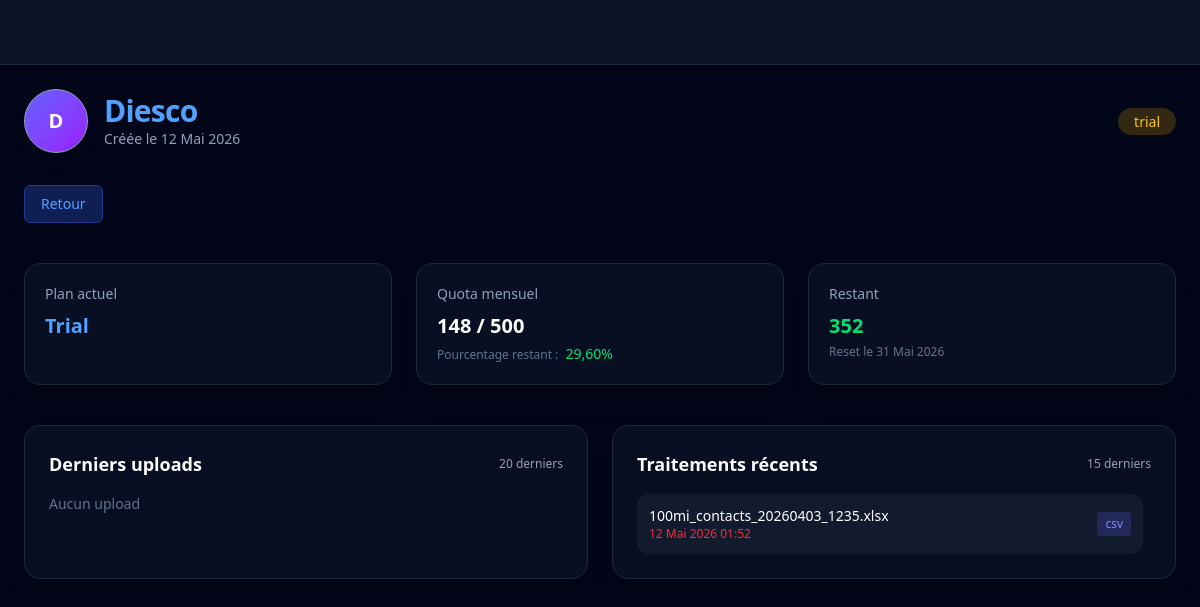
Page /dashboard/admin/company/5/ (signed in) on the earlier database version.
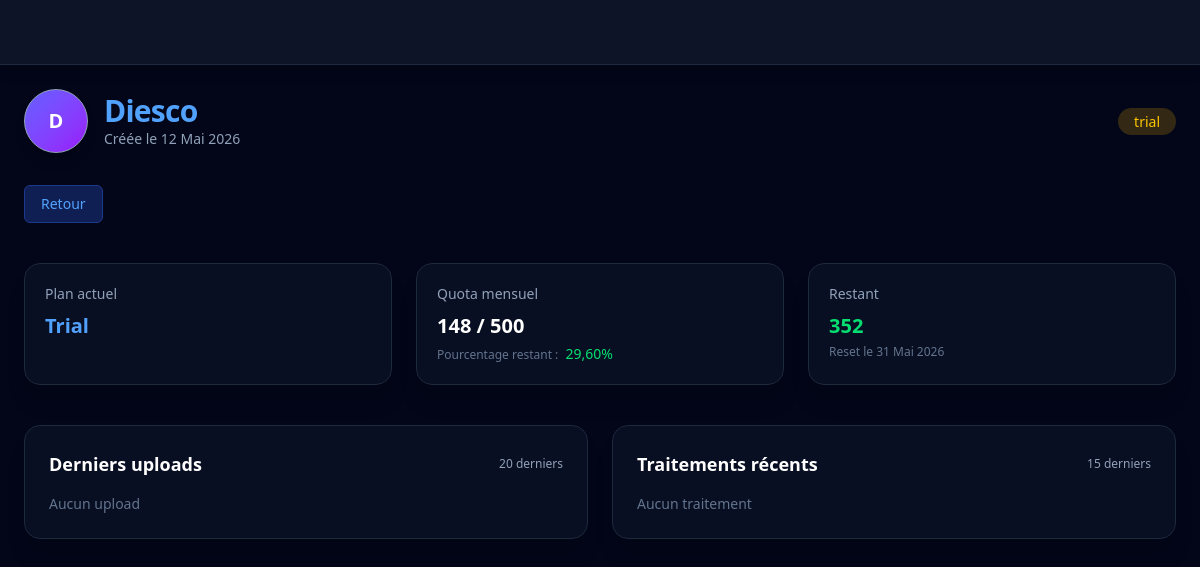
Same page on the later database version.
### apps/companies/models.py (models this page shows, shortened)
class ProcessingHistory(models.Model):
    company = models.ForeignKey(
        Company,
        on_delete=models.CASCADE,
        related_name='processings'
    )
    original_filename = models.CharField('Fichier original', max_length=255)
    rows_original = models.IntegerField('Lignes originales', default=0)
    rows_after_filter = models.IntegerField('Lignes après filtre', default=0)
    rows_valid_phones = models.IntegerField('Numéros valides', default=0)
    filters_applied = models.JSONField('Filtres appliqués', default=dict)
    created_at = models.DateTimeField(auto_now_add=True)
    expires_at = models.DateTimeField()
    export_file = models.FileField(
        'Fichier export',
        upload_to=company_export_path,
        null=True,
        blank=True
    )
    export_format = models.CharField('Format export', max_length=10, null=True, blank=True)
    upload = models.OneToOneField(
        UploadedFile,
        on_delete=models.CASCADE,
        related_name='processing_history',
        null=True,
        blank=True
    )
    class Meta:
        verbose_name = 'Historique traitement'
        verbose_name_plural = 'Historiques traitements'

### apps/dashboard/views.py (the view)
# urls.py: path('admin/company/<int:company_id>/', views.company_detail, name='company_detail'),
@login_required
@admin_required
def company_detail(request, company_id):
    company = get_object_or_404(Company, pk=company_id)
    uploads = company.uploads.select_related().order_by('-created_at')[:20]
    processings = company.processings.select_related().order_by('-created_at')[:15]
    pourcent_quota_left = min(100, (company.contacts_used_this_month / company.monthly_quota * 100) if company.monthly_quota else 0)
    context = {
        'company': company,
        'uploads': uploads,
        'processings': processings,
        'pourcent_quota_left': pourcent_quota_left,
    }
    return render(request, 'dashboard/company_detail.html', context)

### apps/companies/models.py (called while the page is built)
    @property
    def quota_remaining(self):
        return max(0, self.monthly_quota - self.contacts_used_this_month)

### templates/dashboard/company_detail.html (shortened to what the changed rows need)
{% extends "base.html" %}
{% block content %}
<div class="min-h-screen bg-slate-950 text-white p-6">
    <div class="flex flex-col md:flex-row md:items-center md:justify-between mb-8 gap-4">
        <div class="flex items-center gap-4">
            <div>
                <h1 class="text-2xl md:text-3xl text-blue-400 font-bold tracking-tight">{{ company.name }}</h1>
            </div>
        </div>
    </div>
    <div class="grid grid-cols-1 md:grid-cols-3 gap-6 mb-10">
        <div class="bg-slate-900/60 backdrop-blur-xl p-5 rounded-2xl border border-slate-800 shadow-xl">
            <h2 class="text-xl text-blue-400 font-semibold mt-2">
                {{ company.current_plan.name|default:"Aucun plan" }}
            </h2>
        </div>
        <div class="bg-slate-900/60 backdrop-blur-xl p-5 rounded-2xl border border-slate-800 shadow-xl">
            <h2 class="text-xl font-semibold mt-2">
                {{ company.contacts_used_this_month }} / {{ company.monthly_quota }}
            </h2>
        </div>
        <div class="bg-slate-900/60 backdrop-blur-xl p-5 rounded-2xl border border-slate-800 shadow-xl">
            <h2 class="text-xl font-semibold mt-2 text-green-400">
                {{ company.quota_remaining }}
            </h2>
        </div>
    </div>
    <div class="grid grid-cols-1 lg:grid-cols-2 gap-6">
        <div class="bg-slate-900/60 backdrop-blur-xl p-6 rounded-2xl border border-slate-800 shadow-xl">
            <div class="space-y-3 max-h-[400px] overflow-y-auto pr-2">
                {% for process in processings %}
                    <div class="p-3 rounded-xl bg-slate-800/50 hover:bg-slate-800 transition flex justify-between items-center">
                        <div>
                            <p class="text-sm font-medium">
                                {{ process.original_filename|default:"Traitement" }}
                            </p>
                            <p class="text-xs text-slate-400">
                             <span class="text-red-500">{{ process.expires_at|date:"d M Y H:i" }}</span>
                            </p>
                        </div>
                        <span class="
                            text-xs px-2 py-1 rounded
                            {% if process.export_format == 'csv' %} bg-indigo-500/20 text-indigo-400
                            {% elif process.export_format == 'xlsx' %} bg-emerald-500/20 text-emerald-400
                            {% else %} bg-yellow-500/20 text-yellow-400 {% endif %}
                        ">
                            {{ process.export_format }}
                        </span>
                    </div>
                {% empty %}
                    <p class="text-slate-500 text-sm">Aucun traitement</p>
                {% endfor %}
            </div>
        </div>
    </div>
</div>
{% endblock %}

Differences in the rows shown:
removed ProcessingHistory: original_filename "100mi_contacts_20260403_1235.xlsx", expires_at "12 Mai 2026 01:52", export_format "csv"
Other differences:
text now shown: "Aucun traitement"
